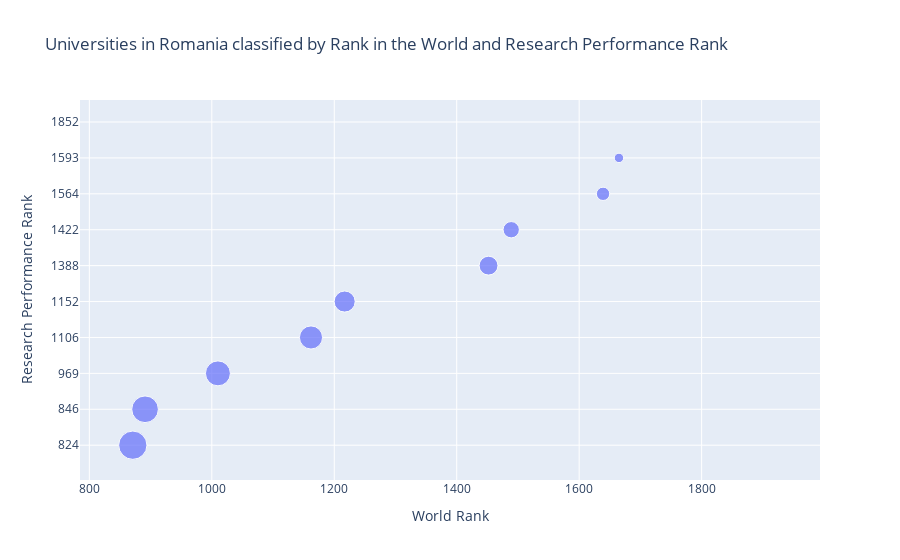

This figure's notebook cell:
### Code cell
from matplotlib.pyplot import title, xlabel, ylabel
size1 = [n*100 for n in range(0,len(x["World Rank"]))]
size1.reverse()
fig = px.scatter(x, y="Research Performance Rank", x="World Rank",size=size1,title='Universities in Romania classified by Rank in the World and Research Performance Rank')

fig.show()

### Figure 1 — Plotly figure (JSON) as saved in the notebook; plotly's stock layout.template omitted (floating-point values rounded to 4 significant figures)
{"data": [{"hovertemplate": "World Rank=%{x}<br>Research Performance Rank=%{y}<br>size=%{marker.size}<extra></extra>", "legendgroup": "", "marker": {"color": "#636efa", "size": [900, 800, 700, 600, 500, 400, 300, 200, 100, 0], "sizemode": "area", "sizeref": 2.25, "symbol": "circle"}, "mode": "markers", "name": "", "orientation": "h", "showlegend": false, "type": "scatter", "x": [871, 891, 1010, 1162, 1217, 1452, 1489, 1639, 1665, 1928], "xaxis": "x", "y": ["824", "846", "969", "1106", "1152", "1388", "1422", "1564", "1593", "1852"], "yaxis": "y"}], "layout": {"legend": {"itemsizing": "constant", "tracegroupgap": 0}, "title": {"text": "Universities in Romania classified by Rank in the World and Research Performance Rank"}, "xaxis": {"anchor": "y", "domain": [0, 1], "title": {"text": "World Rank"}}, "yaxis": {"anchor": "x", "domain": [0, 1], "title": {"text": "Research Performance Rank"}}}}
